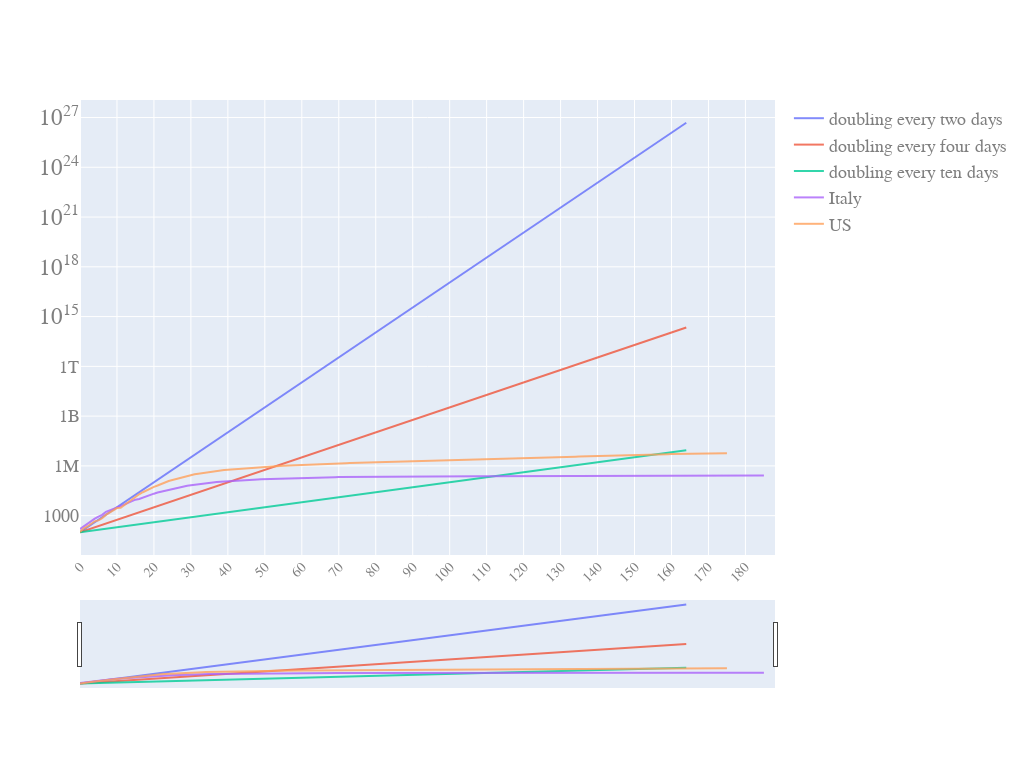

Write notebook code for a chart like this one.
### Code cell
quick_plot(pd_sync_timelines_w_slope.date,
          pd_sync_timelines_w_slope.iloc[:,0:5],
          y_scale='log',
          slider=True)

### Figure 1 — Plotly figure (JSON) as saved in the notebook; plotly's stock layout.template omitted (floating-point values rounded to 4 significant figures; data arrays with more than 128 entries replaced by an {"elided": "..."} marker saying what was removed)
{"data": [{"mode": "lines", "name": "doubling every two days", "opacity": 0.8, "type": "scatter", "x": {"elided": "189 int values"}, "y": {"elided": "189 float values"}}, {"mode": "lines", "name": "doubling every four days", "opacity": 0.8, "type": "scatter", "x": {"elided": "189 int values"}, "y": {"elided": "189 float values"}}, {"mode": "lines", "name": "doubling every ten days", "opacity": 0.8, "type": "scatter", "x": {"elided": "189 int values"}, "y": {"elided": "189 float values"}}, {"mode": "lines", "name": "Italy", "opacity": 0.8, "type": "scatter", "x": {"elided": "189 int values"}, "y": {"elided": "189 int values"}}, {"mode": "lines", "name": "US", "opacity": 0.8, "type": "scatter", "x": {"elided": "189 int values"}, "y": {"elided": "189 int values"}}], "layout": {"autosize": true, "font": {"color": "#7f7f7f", "family": "PT Sans, monospace", "size": 18}, "height": 768, "width": 1024, "xaxis": {"nticks": 20, "rangeslider": {"visible": true}, "tickangle": -45, "tickfont": {"color": "#7f7f7f", "size": 14}}, "yaxis": {"type": "log"}}}
